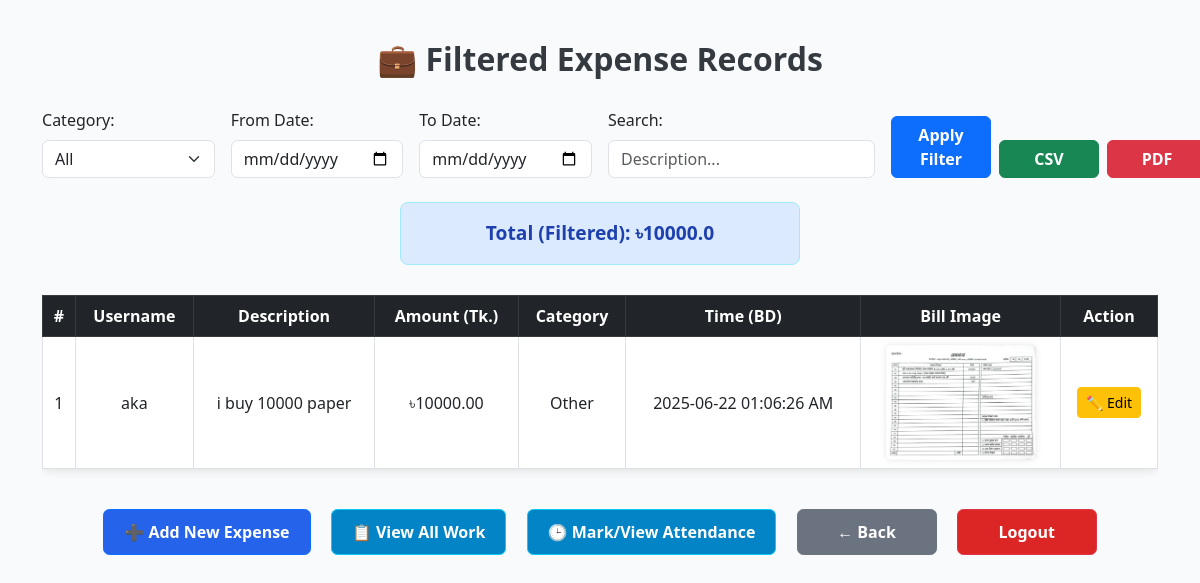
The page /records (signed in) on the database as committed earlier.
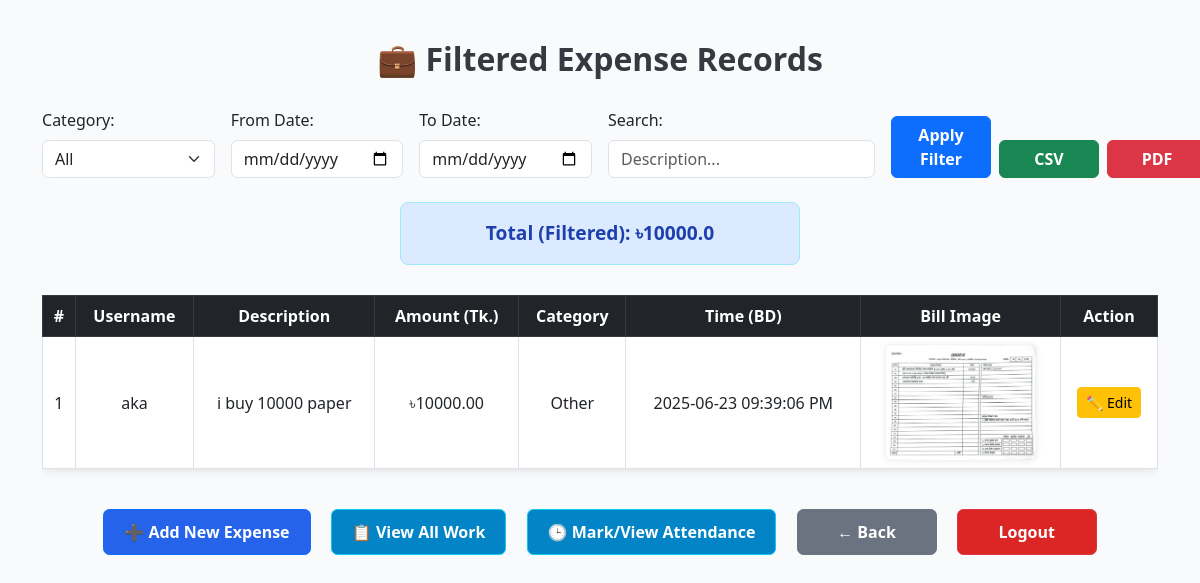
The same page on the database as committed later.
### app.py (models this page shows)
class Expense(db.Model):
    id = db.Column(db.Integer, primary_key=True)
    user_id = db.Column(db.Integer, db.ForeignKey('user.id'), nullable=False)
    description = db.Column(db.String(200), nullable=False)
    amount = db.Column(db.Float, nullable=False)
    category = db.Column(db.String(50), nullable=False)
    bill_filename = db.Column(db.String(100), nullable=True)
    timestamp = db.Column(db.String(100), nullable=False)
    user = db.relationship('User', backref='expenses')

class User(db.Model):
    id = db.Column(db.Integer, primary_key=True)
    username = db.Column(db.String(50), unique=True, nullable=False)
    password = db.Column(db.String(100), nullable=False)

### app.py (the view)
@app.route('/records', methods=['GET', 'POST'])
def records():
    if not session.get('user_id'):
        return redirect('/login')
    category_filter = request.form.get('category') if request.method == 'POST' else None
    start_date = request.form.get('start_date') if request.method == 'POST' else None
    end_date = request.form.get('end_date') if request.method == 'POST' else None
    search = request.form.get('search') if request.method == 'POST' else None
    export = request.form.get('export')
    query = Expense.query.join(User).filter(Expense.user_id == session['user_id'])
    if category_filter and category_filter != "All":
        query = query.filter(Expense.category == category_filter)
    if start_date:
        query = query.filter(Expense.timestamp >= start_date)
    if end_date:
        query = query.filter(Expense.timestamp <= end_date + " 23:59:59")
    if search:
        query = query.filter(Expense.description.ilike(f"%{search}%"))
    expenses = query.order_by(Expense.id.desc()).all()
    total = sum(e.amount for e in expenses)
    if export == "CSV":
        return export_csv(expenses)
    elif export == "PDF":
        return export_pdf(expenses)
    return render_template(
        'records.html',
        expenses=expenses,
        total=round(total, 2),
        selected_category=category_filter or "All",
        start_date=start_date or "",
        end_date=end_date or "",
        search=search or ""
    )

### app.py (called while the page is built, shortened)
@app.before_request
def generate_monthly_summary():
    today = datetime.now(pytz.timezone('Asia/Dhaka'))
    last_month_date = today.replace(day=1) - timedelta(days=1)
    last_month = last_month_date.strftime('%Y-%m')
    if today.day != 1:
        return

### templates/records.html (shortened to what this page needs)
<!DOCTYPE html>
<html>
<head>
    <link rel="stylesheet" href="https://cdn.jsdelivr.net/npm/bootstrap@5.3.0/dist/css/bootstrap.min.css">
</head>
<body class="container">
    <h2>💼 Filtered Expense Records</h2>
    <form method="POST" class="row g-3 mb-4 justify-content-center">
        <div class="col-md-2">
            <label class="form-label">Category:</label>
            <select class="form-select" name="category">
                <option {% if selected_category == "All" %}selected{% endif %}>All</option>
            </select>
        </div>
        <div class="col-md-2">
            <label class="form-label">From Date:</label>
            <input type="date" class="form-control" name="start_date" value="{{ start_date }}">
        </div>
        <div class="col-md-2">
            <label class="form-label">To Date:</label>
            <input type="date" class="form-control" name="end_date" value="{{ end_date }}">
        </div>
        <div class="col-md-3">
            <label class="form-label">Search:</label>
            <input type="text" class="form-control" name="search" placeholder="Description..." value="{{ search }}">
        </div>
        <div class="col-md-3 d-flex align-items-end gap-2">
            <button class="btn btn-primary" name="export" value="none">Apply Filter</button>
            <button class="btn btn-success" name="export" value="CSV">CSV</button>
            <button class="btn btn-danger" name="export" value="PDF">PDF</button>
        </div>
    </form>
    <div class="alert alert-info">
        <strong>Total (Filtered):</strong> ৳{{ total }}
    </div>
    <div class="table-responsive">
        <table class="table table-bordered table-hover align-middle">
            <thead class="table-dark">
                <tr>
                    <th>#</th>
                    <th>Username</th>
                    <th>Description</th>
                    <th>Amount (Tk.)</th>
                    <th>Category</th>
                    <th>Time (BD)</th>
                    <th>Bill Image</th>
                    <th>Action</th>
                </tr>
            </thead>
            <tbody>
                {% for expense in expenses %}
                <tr>
                    <td>{{ loop.index }}</td>
                    <td>{{ expense.user.username }}</td>
                    <td>{{ expense.description }}</td>
                    <td>৳{{ '%.2f'|format(expense.amount) }}</td>
                    <td>{{ expense.category }}</td>
                    <td>{{ expense.timestamp }}</td>
                    <td>
                        {% if expense.bill_filename %}
                        <a href="{{ url_for('static', filename='uploads/' ~ expense.bill_filename) }}" target="_blank">
                            <img src="{{ url_for('static', filename='uploads/' ~ expense.bill_filename) }}" alt="Bill Image">
                        </a>
                        {% else %}
                        —
                        {% endif %}
                    </td>
                    <td>
                        <a class="btn btn-sm btn-warning" href="{{ url_for('edit_expense', expense_id=expense.id) }}">✏️ Edit</a>
                    </td>
                </tr>
                {% endfor %}
            </tbody>
        </table>
    </div>
    <div class="nav-buttons mt-4">
        <a class="btn btn-primary" href="/submit">➕ Add New Expense</a>
        <a class="btn btn-info" href="/tasks">📋 View All Work</a>
        <a class="btn btn-info" href="/attendance">🕒 Mark/View Attendance</a>
        <a class="btn btn-secondary" href="/submit">← Back</a>
        <a class="btn btn-danger" href="/logout">Logout</a>
    </div>
</body>
</html>

### templates/records.html (style rules this page uses)
body { background: #f9fafb; font-family: 'Segoe UI', Tahoma, Geneva, Verdana, sans-serif; padding-top: 40px; }
h2 { font-weight: 700; margin-bottom: 30px; text-align: center; color: #343a40; }
form .form-select, form .form-control { border-radius: 0.4rem; box-shadow: none; transition: box-shadow 0.3s ease; }
.btn-primary, .btn-success, .btn-danger { font-weight: 600; min-width: 100px; }
.alert-info { font-weight: 600; font-size: 1.2rem; max-width: 400px; margin: 0 auto 30px auto; text-align: center; border-radius: 0.5rem; background-color: #dbeafe; color: #1e40af; }
table { background: #fff; border-radius: 0.5rem; box-shadow: 0 2px 10px rgb(0 0 0 / 0.1); }
th { font-weight: 700; text-align: center; }
td, th { vertical-align: middle !important; text-align: center; padding: 12px 10px; }
img { max-width: 150px; border-radius: 0.3rem; box-shadow: 0 0 6px rgba(0,0,0,0.1); transition: transform 0.2s ease; cursor: pointer; }
.nav-buttons { text-align: center; margin-top: 40px; }
.nav-buttons a { margin: 0 8px; min-width: 140px; font-weight: 600; font-size: 1rem; padding: 10px 20px; border-radius: 0.4rem; transition: background-color 0.3s ease; }
.nav-buttons a.btn-primary { background-color: #2563eb; color: #fff; }
.nav-buttons a.btn-info { background-color: #0284c7; color: #fff; }
.nav-buttons a.btn-secondary { background-color: #6b7280; color: #fff; }
.nav-buttons a.btn-danger { background-color: #dc2626; color: #fff; }

Rows that differ between the two databases and show on the page:
changed Expense "i buy 10000 paper": timestamp "2025-06-22 01:06:26 AM" → "2025-06-23 09:39:06 PM"
